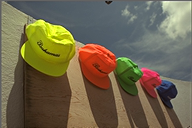
%> input picture functions/scielab/images/hats.tiff, 192 x 128 px
$ octave --eval "result = findAvgDatabaseColours('scielab/images/hats.tiff');"   (GNU Octave 9; MATLAB toolbox functions it lacks are replaced by stand-ins)
%> lines starting %> are read from the running program, lines starting %| are printed output that depends on the picture
function [cellAvgRGB, cellAvgLab] = findAvgDatabaseColours(databaseFilePath)
%> called with databaseFilePath = 'scielab/images/hats.tiff'
%Creates cell of all avarage colours in the database

addpath(databaseFilePath);
filePathProc = databaseFilePath;

% Define variables for the different file formats existent
filePatternPNG = fullfile(filePathProc, '*.png');
filePatternJPG = fullfile(filePathProc, '*.jpg');
filePatternJPEG = fullfile(filePathProc, '*.jpeg');

% Define variables for the different file directories
theFilesPNG = dir(filePatternPNG);
theFilesJPG = dir(filePatternJPG);
theFilesJPEG = dir(filePatternJPEG);

% Total amount of files in the database
totLength = length(theFilesJPEG) + length(theFilesJPG) + length(theFilesPNG);
theFiles = struct("name",[],"folder",[]);

% Used to define where to insert images from the directories
structrow = 0;

% Loop through the images in the database
for k = 1 : totLength

    % Make sure k is smaller than the amount of PNG images
    if k <= length(theFilesPNG)
        structrow = structrow + 1;
        theFiles(structrow).name = theFilesPNG(k,1).name;
        theFiles(structrow).folder = theFilesPNG(k,1).folder;
    end

    % Make sure k is smaller than the amount of JPEG images
    if k <= length(theFilesJPEG)
        structrow = structrow + 1;
        theFiles(structrow).name = theFilesJPEG(k,1).name;
        theFiles(structrow).folder = theFilesJPEG(k,1).folder;
    end

    % Make sure k is smaller than the amount of JPG images
    if k <= length(theFilesJPG)
        structrow = structrow + 1;
        theFiles(structrow).name = theFilesJPG(k,1).name;
        theFiles(structrow).folder = theFilesJPG(k,1).folder;
    end

end

% Create cell to hold avrage rgb values and filenames
cellAvgRGB = cell(size(theFiles,1),2);
cellAvgLab = cell(size(theFiles,1),2);

% Go through all files
for k = 1 : length(theFiles)
    baseFileName = theFiles(k).name;
    mustBeTextScalar(baseFileName);
%> (this line was passed over: mustBeTextScalar is not available in this run)
    IMG = imread(append(filePathProc,baseFileName));
%> IMG is the input picture: size 128x192x3 uint8; mean R, G, B 112.2, 102.2, 76.4
    IMGLab = rgb2lab(im2double(IMG));
%> IMGLab: size 128x192x3 double; mean of channels 1, 2, 3 43.7, 1.1, 15.3

    % Full colour RGB image
    if(size(IMG, 3) == 3)
        redChannel = IMG(:, :, 1);
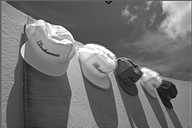
%> redChannel: size 128x192 uint8; min 13, max 255, mean 112.2
        greenChannel = IMG(:, :, 2);
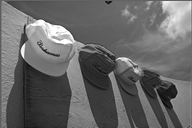
%> greenChannel: size 128x192 uint8; min 0, max 255, mean 102.2
        blueChannel = IMG(:, :, 3);
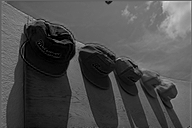
%> blueChannel: size 128x192 uint8; min 0, max 226, mean 76.4
    else % Grayscale image
        redChannel = IMG;
        greenChannel = IMG;
        blueChannel = IMG;
    end

    % Lab image
    LChannel = IMGLab(:,:,1);
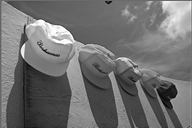
%> LChannel: size 128x192 double; min 0.918, max 98.03, mean 43.7; drawn with min black and max white
    aChannel = IMGLab(:,:,2);
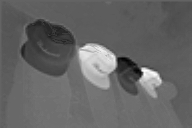
%> aChannel: size 128x192 double; min -48.36, max 76.05, mean 1.1; drawn with min black and max white
    bChannel = IMGLab(:,:,3);
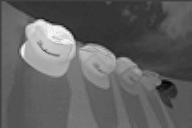
%> bChannel: size 128x192 double; min -32.08, max 92.03, mean 15.3; drawn with min black and max white


    % Find avrages for RGB and Lab images
    avgR = floor(mean(redChannel(:)));
%> avgR = 112
    avgG = floor(mean(greenChannel(:)));
%> avgG = 102
    avgB = floor(mean(blueChannel(:)));
%> avgB = 76

    avgL = floor(mean(LChannel(:)));
%> avgL = 43
    avga = floor(mean(aChannel(:)));
%> avga = 1
    avgb = floor(mean(bChannel(:)));
%> avgb = 15

    avgRGB = [avgR, avgG, avgB];
%> avgRGB = [112 102 76]
    avgLab = [avgL, avga, avgb];
%> avgLab = [43 1 15]
%> `result = findAvgDatabaseColours('scielab/images/hats.tiff');`: result = {[112 102 76], []}

    % Assign values to cell
    cellAvgRGB{k,1} = avgRGB;
    cellAvgRGB{k,2} = baseFileName;

    cellAvgLab{k,1} = avgLab;
    cellAvgLab{k,2} = baseFileName;

end

end
